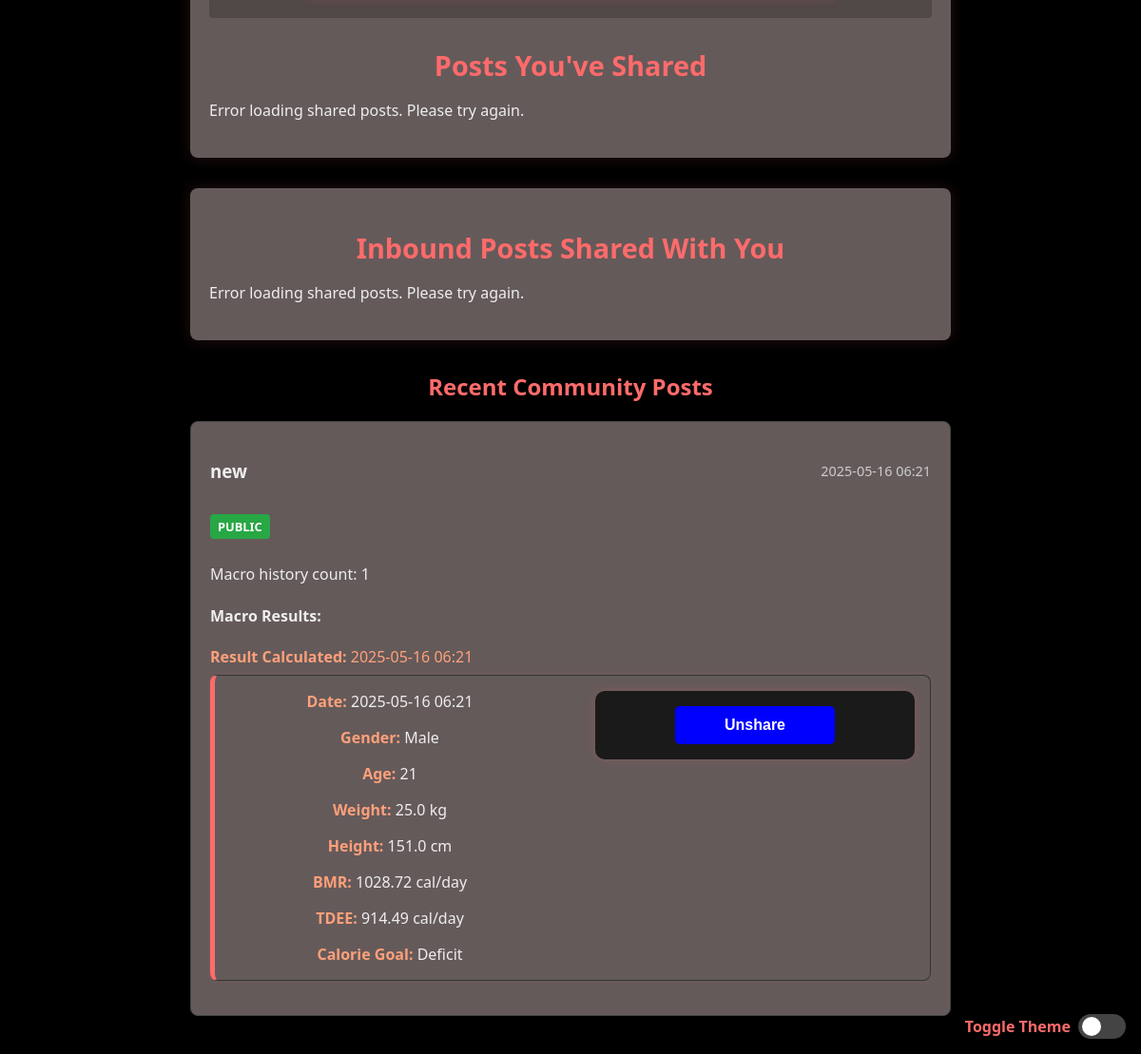
Before: /feed (signed in, lower part) with the older database file.
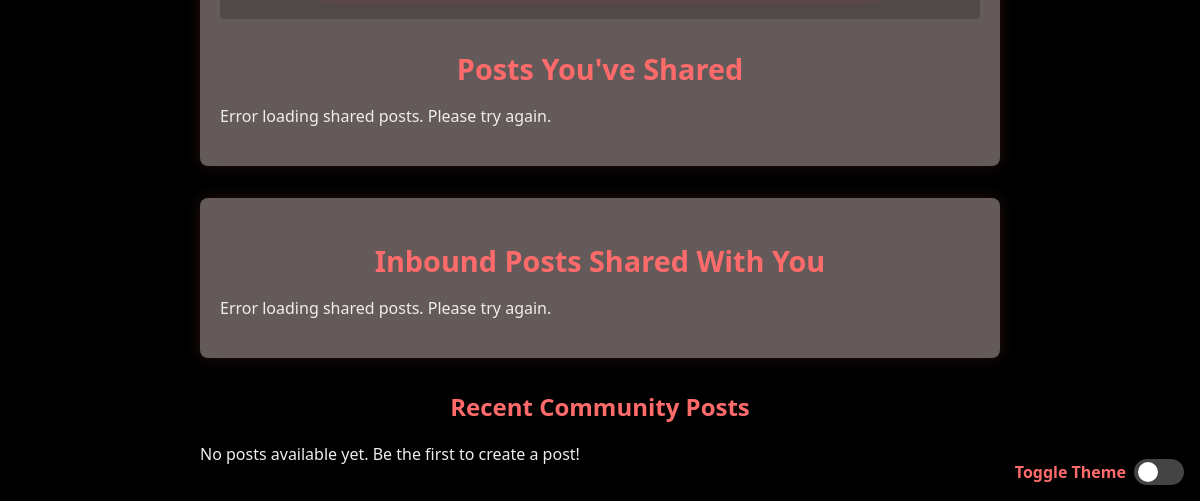
After: the same page with the newer database file.
### app/models.py (models this page shows)
class FeedPost(db.Model):
    id = db.Column(db.Integer, primary_key=True, autoincrement=True)
    timestamp = db.Column(db.DateTime, default=datetime.utcnow)
    user_id = db.Column(db.Integer, db.ForeignKey('user.id'), nullable=False)
    macro_post_id = db.Column(db.Integer, db.ForeignKey('macro_post.id'), nullable=False)
    visibility = db.Column(db.String(20), nullable=False, server_default='public')  # 'public', 'friends', 'private'
    user = db.relationship('User', backref='feed_posts')
    macro_post = db.relationship('MacroPost', backref='feed_entries')

class User(db.Model, UserMixin):
    id = db.Column(db.Integer, primary_key=True)
    name = db.Column(db.String(80), unique=True, nullable=False)
    email = db.Column(db.String(120), unique=True, nullable=False)
    password = db.Column(db.String(120), nullable=False)
    gender = db.Column(db.String(10))
    age = db.Column(db.Integer)
    profile_picture = db.Column(db.String(255), default='placeholder-profile.jpg')
    requests_sent = db.relationship(
        'FriendRequest',
        foreign_keys='FriendRequest.requester_id',
        back_populates='requester',
        lazy='dynamic'
    )
    requests_received = db.relationship(
        'FriendRequest',
        foreign_keys='FriendRequest.receiver_id',
        back_populates='receiver',
        lazy='dynamic'
    )
    friends = db.relationship(
        'User',
        secondary=friend_assoc,
        primaryjoin=(id == friend_assoc.c.user_id),
        secondaryjoin=(id == friend_assoc.c.friend_id),
        lazy='dynamic'
    )

class MacroPost(db.Model):
    id = db.Column(db.Integer, primary_key=True)
    gender = db.Column(db.String(10), nullable=False)
    age = db.Column(db.Integer, nullable=False)
    weight = db.Column(db.Float, nullable=False)
    height = db.Column(db.Float, nullable=False)
    bmr = db.Column(db.Float, nullable=False)
    tdee = db.Column(db.Float, nullable=False)
    calorie_goal = db.Column(db.String(10), nullable=False, server_default='maintain')
    timestamp = db.Column(db.DateTime, server_default=db.func.now())
    user_id = db.Column(db.Integer, db.ForeignKey('user.id'), nullable=False)
    user = db.relationship('User', backref=db.backref('macroposts', lazy=True))

### app/routes.py (the view)
@app.route("/feed", methods=["GET"])
@login_required
def feed():
    friend_ids = [friend.id for friend in current_user.friends]
    posts_query = FeedPost.query.filter(
        or_(
            FeedPost.visibility == 'public',  # All public posts
            (FeedPost.visibility == 'friends') & (FeedPost.user_id.in_(friend_ids)),  # Friends' posts with 'friends' visibility
            FeedPost.user_id == current_user.id  # All posts by current user
        )
    ).options(
        joinedload(FeedPost.user),
        joinedload(FeedPost.macro_post)
    ).order_by(FeedPost.timestamp.desc())
    posts = posts_query.all()
    shared_id = request.args.get("shared_post_id", type=int)
    if not shared_id:
        shared_id = None
    for post in posts:
        all_history = (MacroPost.query
            .filter(MacroPost.user_id == post.user.id)
            .order_by(MacroPost.timestamp.asc())
            .all())
        idx = next((i for i, m in enumerate(all_history) if m.id == post.macro_post.id), None)
        if idx is not None:
            macro_history = all_history[:idx+1]
        else:
            macro_history = all_history
        post.macro_history = macro_history
    return render_template("community.html", posts=posts,shared_post_id=shared_id
)

### app/__init__.py (called while the page is built)
@login_manager.user_loader
def load_user(user_id):
    return db.session.get(User, int(user_id))

### app/routes.py (called while the page is built)
@app.after_request
def add_security_headers(response):
    response.headers['X-Content-Type-Options'] = 'nosniff'
    response.headers['X-Frame-Options'] = 'DENY'
    response.headers['X-Content-Type-Options'] = 'nosniff'
    response.headers['X-XSS-Protection'] = '1; mode=block'
    return response

### app/templates/community.html (shortened to what this page needs)
{% extends "base.html" %} {% import "./components/resultTab.html" as ui %}  {% block content %}
<div class="container">
  <section class="news-section">
    <div class="sharing-container">
    </div>
    <div class="shared-posts-section">
      <h2>Posts You've Shared</h2>
      <div class="news-post" id="sent-posts">
      </div>
    </div>
  </section>
  <section class="news-section">
    <h2>Inbound Posts Shared With You</h2>
    <div class="news-container">
      <div class="news-post" id="received-posts">
      </div>
    </div>
  </section>
  <div class="macro-history">
    <h2>Recent Community Posts</h2>
    {% if posts %} {% for post in posts %}
    <div class="post">
      <div class="post-header">
        <h3>{{ post.user.name }}</h3>
        <span class="post-date"
          >{{ post.timestamp.strftime('%Y-%m-%d %H:%M') }}</span
        >
      </div>
      <div
        class="visibility-badge {% if post.visibility == 'public' %}visibility-public{% endif %} {% if post.visibility == 'friends' %}visibility-friends{% endif %} {% if post.visibility == 'private' %}visibility-private{% endif %}"
      >
        {{ post.visibility }}
      </div>
      <p>Macro history count: {{ post.macro_history|length }}</p>
      <div class="post-content">
        <h4>Macro Results:</h4>
        <p style="color: #ffa07a; margin-bottom: 0.5em">
          <strong>Result Calculated:</strong> {{
          post.macro_post.timestamp.strftime('%Y-%m-%d %H:%M') }}
        </p>
        <div>
          <li>
            <div class="info">{{ ui.history_item(post.macro_post) }}</div>
            <div class="actions">
              {{ ui.unshare_post_button(post.macro_post.id) }}
            </div>
          </li>
        </div>
      </div>
    </div>
    {% endfor %} {% else %}
    <p>No posts available yet. Be the first to create a post!</p>
    {% endif %}
  </div>
</div>
{% endblock %}

### app/templates/components/resultTab.html (shortened to what this page needs)
{% macro history_item(post) %}
<p><strong>Date:</strong> {{ post.timestamp.strftime('%Y-%m-%d %H:%M') }}</p>
<p><strong>Gender:</strong> {{ post.gender|capitalize }}</p>
<p><strong>Age:</strong> {{ post.age }}</p>
<p><strong>Weight:</strong> {{ post.weight }} kg</p>
<p><strong>Height:</strong> {{ post.height }} cm</p>
<p><strong>BMR:</strong> {{ post.bmr }} cal/day</p>
<p><strong>TDEE:</strong> {{ post.tdee }} cal/day</p>
<p><strong>Calorie Goal:</strong> {{ post.calorie_goal|capitalize }}</p>
{% endmacro %}
{% macro unshare_post_button(post_id) %}
<form action="{{ url_for('delete_feed_post', post_id = post_id) }}" method="POST">
  <button style="background-color: blue" type="submit">Unshare</button>
</form>
{% endmacro %}

Changed rows visible on the page:
removed FeedPost: user.name "new", timestamp "2025-05-16 06:21", visibility "PUBLIC", macro_history|length "1", macro_post.timestamp "2025-05-16 06:21", gender "Male", age "21", weight "25.0", height "151.0", bmr "1028.72", tdee "914.49", calorie_goal "Deficit"
Other visible differences:
text now shown: "No posts available yet. Be the first to create a post!"
